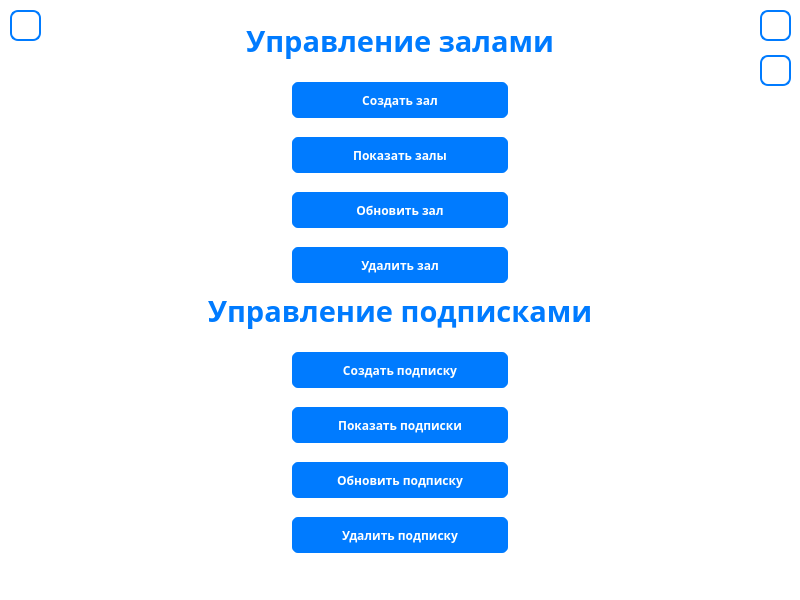
<?xml version="1.0" encoding="UTF-8"?>
<ui version="4.0">
 <class>AdminWindow</class>
 <widget class="QWidget" name="AdminWindow">
  <property name="geometry">
   <rect>
    <x>0</x>
    <y>0</y>
    <width>800</width>
    <height>600</height>
   </rect>
  </property>
  <property name="windowTitle">
   <string>Form</string>
  </property>
  <property name="styleSheet">
   <string notr="true">QWidget {
    background: white;
}
</string>
  </property>
  <widget class="QPushButton" name="createPlace">
   <property name="geometry">
    <rect>
     <x>290</x>
     <y>80</y>
     <width>220</width>
     <height>40</height>
    </rect>
   </property>
   <property name="sizePolicy">
    <sizepolicy hsizetype="Expanding" vsizetype="Fixed">
     <horstretch>0</horstretch>
     <verstretch>0</verstretch>
    </sizepolicy>
   </property>
   <property name="font">
    <font>
     <family>Artifakt Element Heavy</family>
     <bold>true</bold>
    </font>
   </property>
   <property name="cursor">
    <cursorShape>ArrowCursor</cursorShape>
   </property>
   <property name="styleSheet">
    <string notr="true">QPushButton {
    background-color: #007BFF;
    color: white;
 border: 2px solid white;
    border-radius: 8px;
    padding: 10px 20px;
}
QPushButton:hover {
    background-color: #0056b3;
}</string>
   </property>
   <property name="text">
    <string>Создать зал</string>
   </property>
  </widget>
  <widget class="QPushButton" name="updatePlace">
   <property name="geometry">
    <rect>
     <x>290</x>
     <y>190</y>
     <width>220</width>
     <height>40</height>
    </rect>
   </property>
   <property name="sizePolicy">
    <sizepolicy hsizetype="Expanding" vsizetype="Fixed">
     <horstretch>0</horstretch>
     <verstretch>0</verstretch>
    </sizepolicy>
   </property>
   <property name="font">
    <font>
     <family>Artifakt Element Heavy</family>
     <bold>true</bold>
    </font>
   </property>
   <property name="cursor">
    <cursorShape>ArrowCursor</cursorShape>
   </property>
   <property name="styleSheet">
    <string notr="true">QPushButton {
    background-color: #007BFF;
    color: white;
 border: 2px solid white;
    border-radius: 8px;
    padding: 10px 20px;
}
QPushButton:hover {
    background-color: #0056b3;
}</string>
   </property>
   <property name="text">
    <string>Обновить зал</string>
   </property>
  </widget>
  <widget class="QPushButton" name="deletePlace">
   <property name="geometry">
    <rect>
     <x>290</x>
     <y>245</y>
     <width>220</width>
     <height>40</height>
    </rect>
   </property>
   <property name="sizePolicy">
    <sizepolicy hsizetype="Expanding" vsizetype="Fixed">
     <horstretch>0</horstretch>
     <verstretch>0</verstretch>
    </sizepolicy>
   </property>
   <property name="font">
    <font>
     <family>Artifakt Element Heavy</family>
     <bold>true</bold>
    </font>
   </property>
   <property name="cursor">
    <cursorShape>ArrowCursor</cursorShape>
   </property>
   <property name="styleSheet">
    <string notr="true">QPushButton {
    background-color: #007BFF;
    color: white;
 border: 2px solid white;
    border-radius: 8px;
    padding: 10px 20px;
}
QPushButton:hover {
    background-color: #0056b3;
}</string>
   </property>
   <property name="text">
    <string>Удалить зал</string>
   </property>
  </widget>
  <widget class="QPushButton" name="returnToMainMenu">
   <property name="geometry">
    <rect>
     <x>10</x>
     <y>10</y>
     <width>31</width>
     <height>31</height>
    </rect>
   </property>
   <property name="sizePolicy">
    <sizepolicy hsizetype="Fixed" vsizetype="Fixed">
     <horstretch>0</horstretch>
     <verstretch>0</verstretch>
    </sizepolicy>
   </property>
   <property name="font">
    <font>
     <family>Artifakt Element Heavy</family>
     <bold>true</bold>
    </font>
   </property>
   <property name="styleSheet">
    <string notr="true">QPushButton {
    background-color: rgba(255, 255, 255, 0.8); 
    color: #007BFF; 
    border: 2px solid #007BFF; 
    border-radius: 8px; 
    padding: 10px 20px;
}

QPushButton:hover {
    background-color: rgba(200, 200, 200, 0.5); 
}
</string>
   </property>
   <property name="text">
    <string/>
   </property>
  </widget>
  <widget class="QPushButton" name="updateSubscription">
   <property name="geometry">
    <rect>
     <x>290</x>
     <y>460</y>
     <width>220</width>
     <height>40</height>
    </rect>
   </property>
   <property name="sizePolicy">
    <sizepolicy hsizetype="Expanding" vsizetype="Fixed">
     <horstretch>0</horstretch>
     <verstretch>0</verstretch>
    </sizepolicy>
   </property>
   <property name="font">
    <font>
     <family>Artifakt Element Heavy</family>
     <bold>true</bold>
    </font>
   </property>
   <property name="cursor">
    <cursorShape>ArrowCursor</cursorShape>
   </property>
   <property name="styleSheet">
    <string notr="true">QPushButton {
    background-color: #007BFF;
    color: white;
 border: 2px solid white;
    border-radius: 8px;
    padding: 10px 20px;
}
QPushButton:hover {
    background-color: #0056b3;
}</string>
   </property>
   <property name="text">
    <string>Обновить подписку</string>
   </property>
  </widget>
  <widget class="QPushButton" name="deleteSubscription">
   <property name="geometry">
    <rect>
     <x>290</x>
     <y>515</y>
     <width>220</width>
     <height>40</height>
    </rect>
   </property>
   <property name="sizePolicy">
    <sizepolicy hsizetype="Expanding" vsizetype="Fixed">
     <horstretch>0</horstretch>
     <verstretch>0</verstretch>
    </sizepolicy>
   </property>
   <property name="font">
    <font>
     <family>Artifakt Element Heavy</family>
     <bold>true</bold>
    </font>
   </property>
   <property name="cursor">
    <cursorShape>ArrowCursor</cursorShape>
   </property>
   <property name="styleSheet">
    <string notr="true">QPushButton {
    background-color: #007BFF;
    color: white;
 border: 2px solid white;
    border-radius: 8px;
    padding: 10px 20px;
}
QPushButton:hover {
    background-color: #0056b3;
}</string>
   </property>
   <property name="text">
    <string>Удалить подписку</string>
   </property>
  </widget>
  <widget class="QPushButton" name="createSubscription">
   <property name="geometry">
    <rect>
     <x>290</x>
     <y>350</y>
     <width>220</width>
     <height>40</height>
    </rect>
   </property>
   <property name="sizePolicy">
    <sizepolicy hsizetype="Expanding" vsizetype="Fixed">
     <horstretch>0</horstretch>
     <verstretch>0</verstretch>
    </sizepolicy>
   </property>
   <property name="font">
    <font>
     <family>Artifakt Element Heavy</family>
     <bold>true</bold>
    </font>
   </property>
   <property name="cursor">
    <cursorShape>ArrowCursor</cursorShape>
   </property>
   <property name="styleSheet">
    <string notr="true">QPushButton {
    background-color: #007BFF;
    color: white;
 border: 2px solid white;
    border-radius: 8px;
    padding: 10px 20px;
}
QPushButton:hover {
    background-color: #0056b3;
}</string>
   </property>
   <property name="text">
    <string>Создать подписку</string>
   </property>
  </widget>
  <widget class="QLabel" name="label">
   <property name="geometry">
    <rect>
     <x>140</x>
     <y>20</y>
     <width>520</width>
     <height>41</height>
    </rect>
   </property>
   <property name="sizePolicy">
    <sizepolicy hsizetype="Preferred" vsizetype="Preferred">
     <horstretch>0</horstretch>
     <verstretch>0</verstretch>
    </sizepolicy>
   </property>
   <property name="font">
    <font>
     <family>Artifakt Element Heavy</family>
     <pointsize>22</pointsize>
     <italic>false</italic>
     <bold>true</bold>
     <underline>false</underline>
    </font>
   </property>
   <property name="cursor">
    <cursorShape>ArrowCursor</cursorShape>
   </property>
   <property name="styleSheet">
    <string notr="true">QLabel {
    color: #007BFF;
}
</string>
   </property>
   <property name="frameShape">
    <enum>QFrame::Shape::NoFrame</enum>
   </property>
   <property name="text">
    <string>Управление залами</string>
   </property>
   <property name="textFormat">
    <enum>Qt::TextFormat::PlainText</enum>
   </property>
   <property name="alignment">
    <set>Qt::AlignmentFlag::AlignCenter</set>
   </property>
  </widget>
  <widget class="QLabel" name="label_2">
   <property name="geometry">
    <rect>
     <x>140</x>
     <y>290</y>
     <width>520</width>
     <height>41</height>
    </rect>
   </property>
   <property name="sizePolicy">
    <sizepolicy hsizetype="Preferred" vsizetype="Preferred">
     <horstretch>0</horstretch>
     <verstretch>0</verstretch>
    </sizepolicy>
   </property>
   <property name="font">
    <font>
     <family>Artifakt Element Heavy</family>
     <pointsize>22</pointsize>
     <italic>false</italic>
     <bold>true</bold>
     <underline>false</underline>
    </font>
   </property>
   <property name="cursor">
    <cursorShape>ArrowCursor</cursorShape>
   </property>
   <property name="styleSheet">
    <string notr="true">QLabel {
    color: #007BFF;
}
</string>
   </property>
   <property name="frameShape">
    <enum>QFrame::Shape::NoFrame</enum>
   </property>
   <property name="text">
    <string>Управление подписками</string>
   </property>
   <property name="textFormat">
    <enum>Qt::TextFormat::PlainText</enum>
   </property>
   <property name="alignment">
    <set>Qt::AlignmentFlag::AlignCenter</set>
   </property>
  </widget>
  <widget class="QPushButton" name="showSubscriptions">
   <property name="geometry">
    <rect>
     <x>290</x>
     <y>405</y>
     <width>220</width>
     <height>40</height>
    </rect>
   </property>
   <property name="sizePolicy">
    <sizepolicy hsizetype="Expanding" vsizetype="Fixed">
     <horstretch>0</horstretch>
     <verstretch>0</verstretch>
    </sizepolicy>
   </property>
   <property name="font">
    <font>
     <family>Artifakt Element Heavy</family>
     <bold>true</bold>
    </font>
   </property>
   <property name="cursor">
    <cursorShape>ArrowCursor</cursorShape>
   </property>
   <property name="styleSheet">
    <string notr="true">QPushButton {
    background-color: #007BFF;
    color: white;
 border: 2px solid white;
    border-radius: 8px;
    padding: 10px 20px;
}
QPushButton:hover {
    background-color: #0056b3;
}</string>
   </property>
   <property name="text">
    <string>Показать подписки</string>
   </property>
  </widget>
  <widget class="QPushButton" name="showPlaces">
   <property name="geometry">
    <rect>
     <x>290</x>
     <y>135</y>
     <width>220</width>
     <height>40</height>
    </rect>
   </property>
   <property name="sizePolicy">
    <sizepolicy hsizetype="Expanding" vsizetype="Fixed">
     <horstretch>0</horstretch>
     <verstretch>0</verstretch>
    </sizepolicy>
   </property>
   <property name="font">
    <font>
     <family>Artifakt Element Heavy</family>
     <bold>true</bold>
    </font>
   </property>
   <property name="cursor">
    <cursorShape>ArrowCursor</cursorShape>
   </property>
   <property name="styleSheet">
    <string notr="true">QPushButton {
    background-color: #007BFF;
    color: white;
 border: 2px solid white;
    border-radius: 8px;
    padding: 10px 20px;
}
QPushButton:hover {
    background-color: #0056b3;
}</string>
   </property>
   <property name="text">
    <string>Показать залы</string>
   </property>
  </widget>
  <widget class="QPushButton" name="saveAll">
   <property name="geometry">
    <rect>
     <x>760</x>
     <y>10</y>
     <width>31</width>
     <height>31</height>
    </rect>
   </property>
   <property name="sizePolicy">
    <sizepolicy hsizetype="Fixed" vsizetype="Fixed">
     <horstretch>0</horstretch>
     <verstretch>0</verstretch>
    </sizepolicy>
   </property>
   <property name="font">
    <font>
     <family>Artifakt Element Heavy</family>
     <bold>true</bold>
    </font>
   </property>
   <property name="styleSheet">
    <string notr="true">QPushButton {
    background-color: rgba(255, 255, 255, 0.8); 
    color: #007BFF; 
    border: 2px solid #007BFF; 
    border-radius: 8px; 
    padding: 10px 20px;
}

QPushButton:hover {
    background-color: rgba(200, 200, 200, 0.5); 
}
</string>
   </property>
   <property name="text">
    <string/>
   </property>
  </widget>
  <widget class="QPushButton" name="download">
   <property name="geometry">
    <rect>
     <x>760</x>
     <y>55</y>
     <width>31</width>
     <height>31</height>
    </rect>
   </property>
   <property name="sizePolicy">
    <sizepolicy hsizetype="Fixed" vsizetype="Fixed">
     <horstretch>0</horstretch>
     <verstretch>0</verstretch>
    </sizepolicy>
   </property>
   <property name="font">
    <font>
     <family>Artifakt Element Heavy</family>
     <bold>true</bold>
    </font>
   </property>
   <property name="styleSheet">
    <string notr="true">QPushButton {
    background-color: rgba(255, 255, 255, 0.8); 
    color: #007BFF; 
    border: 2px solid #007BFF; 
    border-radius: 8px; 
    padding: 10px 20px;
}

QPushButton:hover {
    background-color: rgba(200, 200, 200, 0.5); 
}
</string>
   </property>
   <property name="text">
    <string/>
   </property>
  </widget>
 </widget>
 <resources/>
 <connections/>
</ui>
